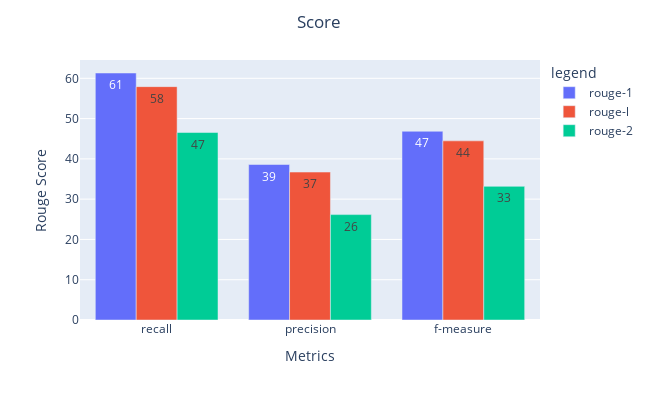

The cell this chart's notebook holds for it:
### Code cell
fig = px.bar(BartRouge*100, x=BartRouge.index, y=BartRouge.columns, 
             barmode='group', 
             text_auto='.2s',
             labels={
                     "Algo": "Algorithms",
                     "value": "Rouge Score",
                     "variable": "legend",
                     'index': "Metrics"
                 })
fig.update_layout( width=650,
                  height=400,
                title={
                  'text': "Score",
                  'y':.96,
                  'x':0.49,
                  'xanchor': 'center',
                  'yanchor': 'top'})

fig.show()

### Figure 1 — Plotly figure (JSON) as saved in the notebook; plotly's stock layout.template omitted (floating-point values rounded to 4 significant figures)
{"data": [{"alignmentgroup": "True", "hovertemplate": "legend=rouge-1<br>Metrics=%{x}<br>Rouge Score=%{y}<extra></extra>", "legendgroup": "rouge-1", "marker": {"color": "#636efa", "pattern": {"shape": ""}}, "name": "rouge-1", "offsetgroup": "rouge-1", "orientation": "v", "showlegend": true, "textposition": "auto", "texttemplate": "%{y:.2s}", "type": "bar", "x": ["recall", "precision", "f-measure"], "xaxis": "x", "y": [61.32, 38.6, 46.85], "yaxis": "y"}, {"alignmentgroup": "True", "hovertemplate": "legend=rouge-l<br>Metrics=%{x}<br>Rouge Score=%{y}<extra></extra>", "legendgroup": "rouge-l", "marker": {"color": "#EF553B", "pattern": {"shape": ""}}, "name": "rouge-l", "offsetgroup": "rouge-l", "orientation": "v", "showlegend": true, "textposition": "auto", "texttemplate": "%{y:.2s}", "type": "bar", "x": ["recall", "precision", "f-measure"], "xaxis": "x", "y": [57.93, 36.72, 44.47], "yaxis": "y"}, {"alignmentgroup": "True", "hovertemplate": "legend=rouge-2<br>Metrics=%{x}<br>Rouge Score=%{y}<extra></extra>", "legendgroup": "rouge-2", "marker": {"color": "#00cc96", "pattern": {"shape": ""}}, "name": "rouge-2", "offsetgroup": "rouge-2", "orientation": "v", "showlegend": true, "textposition": "auto", "texttemplate": "%{y:.2s}", "type": "bar", "x": ["recall", "precision", "f-measure"], "xaxis": "x", "y": [46.54, 26.16, 33.18], "yaxis": "y"}], "layout": {"barmode": "group", "height": 400, "legend": {"title": {"text": "legend"}, "tracegroupgap": 0}, "margin": {"t": 60}, "title": {"text": "Score", "x": 0.49, "xanchor": "center", "y": 0.96, "yanchor": "top"}, "width": 650, "xaxis": {"anchor": "y", "domain": [0, 1], "title": {"text": "Metrics"}}, "yaxis": {"anchor": "x", "domain": [0, 1], "title": {"text": "Rouge Score"}}}}
